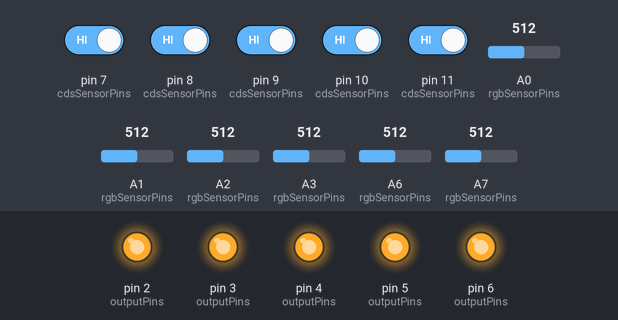
Simulated run of this sketch. Board: Arduino Nano, built with avr-gcc and run on an emulated ATmega328P. Parts: output pins drawn as LEDs (lit = HIGH). Inputs (shaded band) come from the test bench; at power-on: pin 7 (cdsSensorPins), pin 8 (cdsSensorPins), pin 9 (cdsSensorPins), pin 10 (cdsSensorPins), pin 11 (cdsSensorPins) HIGH, A0 (rgbSensorPins) = 512, A1 (rgbSensorPins) = 512, A2 (rgbSensorPins) = 512, A3 (rgbSensorPins) = 512, A6 (rgbSensorPins) = 512, A7 (rgbSensorPins) = 512. What the sketch prints to the serial monitor is not drawn.

Above: at 1.2 s.
1.3 s: pin 7 (cdsSensorPins) driven LOW
At 2.5 s:
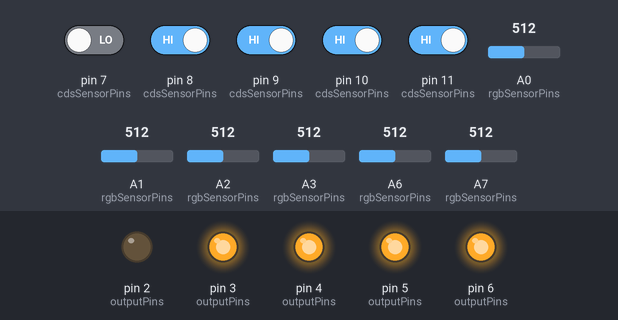
2.8 s: pin 8 (cdsSensorPins) driven LOW
At 3.1 s:
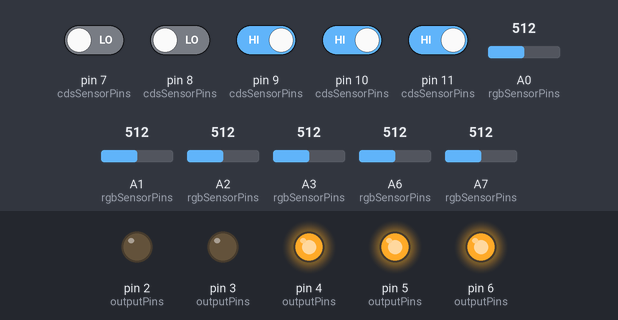
4.3 s: pin 9 (cdsSensorPins) driven LOW
At 4.9 s:
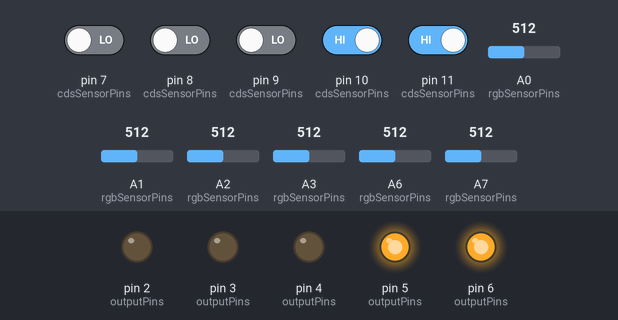
5.8 s: pin 10 (cdsSensorPins) driven LOW
At 7.0 s:
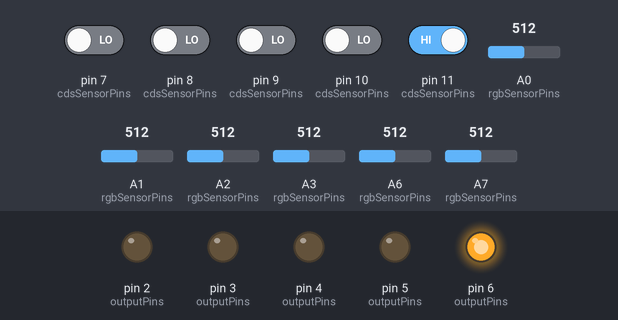
7.3 s: pin 11 (cdsSensorPins) driven LOW
At 7.7 s:
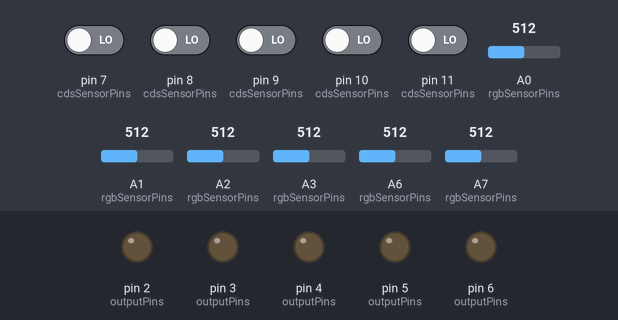
8.8 s: pin 7 (cdsSensorPins) driven HIGH
At 9.5 s:
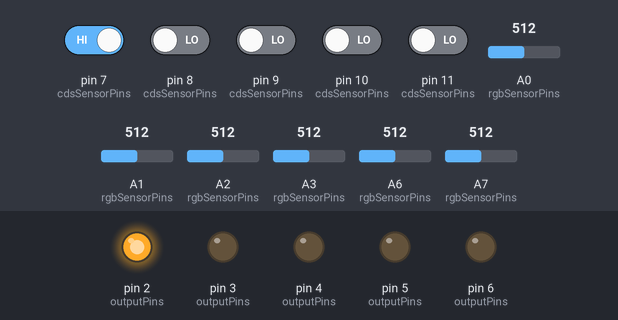
Timing chart, 0 to 11.3 s (numbered marks = the images above; inputs shaded):
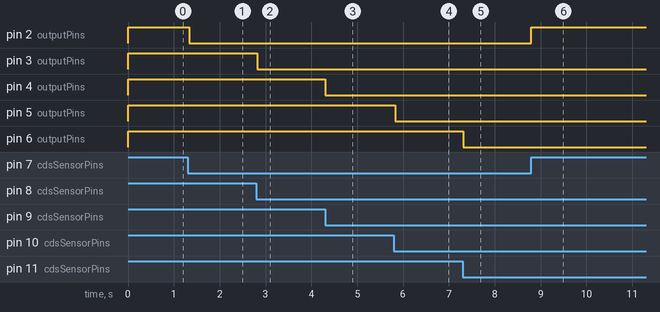

Measured:
- after the input at 1.3 s, pin 2 (outputPins): HIGH → LOW at once
- after the input at 2.8 s, pin 3 (outputPins): HIGH → LOW at once
- after the input at 4.3 s, pin 4 (outputPins): HIGH → LOW at once
- after the input at 5.8 s, pin 5 (outputPins): HIGH → LOW at once
- after the input at 7.3 s, pin 6 (outputPins): HIGH → LOW at once
- after the input at 8.8 s, pin 2 (outputPins): LOW → HIGH at once

The sketch:

slave_A2.ino
```cpp
//This program is for gati
//2 cds for small points and 3 cds for normal points
#include <Wire.h>

int outputPins[2][5] = {
    {2, 3, -1, -1, -1},  // Group 1 of OUTPUT pins
    {4, 5, 6, -1, -1}   // Group 2 of OUTPUT pins
};

int rgbSensorPins[2][3] = {
    {A0, A1, A2},  // 光センサー用のピン
    {A3, A6, A7}   // 別の光センサー用のピン
};

int cdsSensorPins[2][5] = {
    {7, 8, -1, -1, -1},
    {9, 10, 11, -1, -1}
};

int points[2][5] = {
    {3, 3, 0, 0, 0},
    {5, 5, 5, 0, 0}
};

int regionColor[2] = {0, 0};
int slaveAddress = 10;  // スレーブのアドレス
int threshold = 20;

// センサーの前回の状態を保存するための配列
int previousSensorState[2][5] = {
    {LOW, LOW, LOW, LOW, LOW},
    {LOW, LOW, LOW, LOW, LOW}
};

// I2C送信用の一時保存領域
int lastRegionColor = 0;
int lastPoints = 0;

void setup() {
    Wire.begin(slaveAddress);  // スレーブアドレスを指定して開始
    Wire.onRequest(requestEvent);  // マスターからのリクエストがあったときの処理
    Serial.begin(9600);  // シリアルモニターを使うための設定

    // OUTPUTピンを初期化
    for (int i = 0; i < 2; i++) {
        for (int j = 0; j < 5; j++) {
            if (outputPins[i][j] != -1) {
                pinMode(outputPins[i][j], OUTPUT);
            }
        }
    }

    // CDSセンサー用のピンを初期化
    for (int i = 0; i < 2; i++) {
        for (int j = 0; j < 5; j++) {
            if (cdsSensorPins[i][j] != -1) {
                pinMode(cdsSensorPins[i][j], INPUT_PULLUP);
            }
        }
    }
}

void loop() {
    update_region();
    /*
    Serial.println("Bingchilling");
    Serial.println(regionColor[0]);
    Serial.println(regionColor[1]);
    */

    // cdsSensorPinsの状態に基づいてOUTPUTピンを制御
    for (int i = 0; i < 2; i++) {
        for (int j = 0; j < 5; j++) {
            if (cdsSensorPins[i][j] != -1) {
                int currentSensorValue = digitalRead(cdsSensorPins[i][j]);
                //lastPoints = 0;
                /*
                Serial.print("CdS Sensor Pin: ");
                Serial.print(cdsSensorPins[i][j]);
                Serial.print(" Value: ");
                Serial.println(currentSensorValue);
                */

                // 前回の状態と現在の状態を比較し、立ち上がりエッジを検出
                if (currentSensorValue == HIGH && previousSensorState[i][j] == LOW) {
                    // センサーがLOWからHIGHに変わった時
                    digitalWrite(outputPins[i][j], HIGH);  // OUTPUTピンをHIGHに

                    // データを一時保存（I2Cリクエストが来たときに送信）
                    lastRegionColor = regionColor[i];
                    lastPoints = points[i][j];

                    /*
                    Serial.print("Data ready to send: Region Color = ");
                    Serial.print(lastRegionColor);
                    Serial.print(", Points = ");
                    Serial.print(lastPoints);
                    Serial.print(", Hit pin: ");
                    Serial.println(outputPins[i][j]);
                    */
                } else if (currentSensorValue == LOW) {
                    // センサーがLOWの場合、OUTPUTピンをLOWに
                    digitalWrite(outputPins[i][j], LOW);
                }

                // 前回のセンサーの状態を更新
                previousSensorState[i][j] = currentSensorValue;
            }
        }
    }
}

void update_region() {
    for (int i = 0; i < 2; i++) {
        float sum = 0;
        float input_color[3];
        float avg = 100 / 3;
        int biggest_index = 0;
        for (int k = 0; k < 3; k++) {
            input_color[k] = analogRead(rgbSensorPins[i][k]);
            sum += input_color[k];
        }
        if (sum > 0) {
            for (int k = 0; k < 3; k++) {
                input_color[k] = (input_color[k] / sum) * 100;
                Serial.println(input_color[k]);
            }
            for (int k = 0; k < 3; k++) {
                if (abs(input_color[k] - avg) > abs(input_color[biggest_index] - avg)) {
                    biggest_index = k;
                }
            }

            if (abs(input_color[biggest_index] - avg) > threshold) {
                regionColor[i] = biggest_index + 1;
                Serial.println("Cyka blyat");
            }
        }
        /*
        Serial.print("Region detected: ");
        Serial.print(i);
        Serial.print("  Color detected: ");
        Serial.println(regionColor[i]);
        */

    }
}

// I2Cリクエスト時の処理
void requestEvent() {
    // マスターからのリクエストに応じて、最後に保存したregionColorとpointsを送信
    Wire.write(lastRegionColor);  // 領域の色（1バイト）
    Wire.write(lastPoints);       // ポイント（1バイト）
    /*
    Serial.print("Sent to master: Region Color = ");
    Serial.print(lastRegionColor);
    Serial.print(", Points = ");
    Serial.println(lastPoints);
    */
    lastPoints = 0;
}
```
